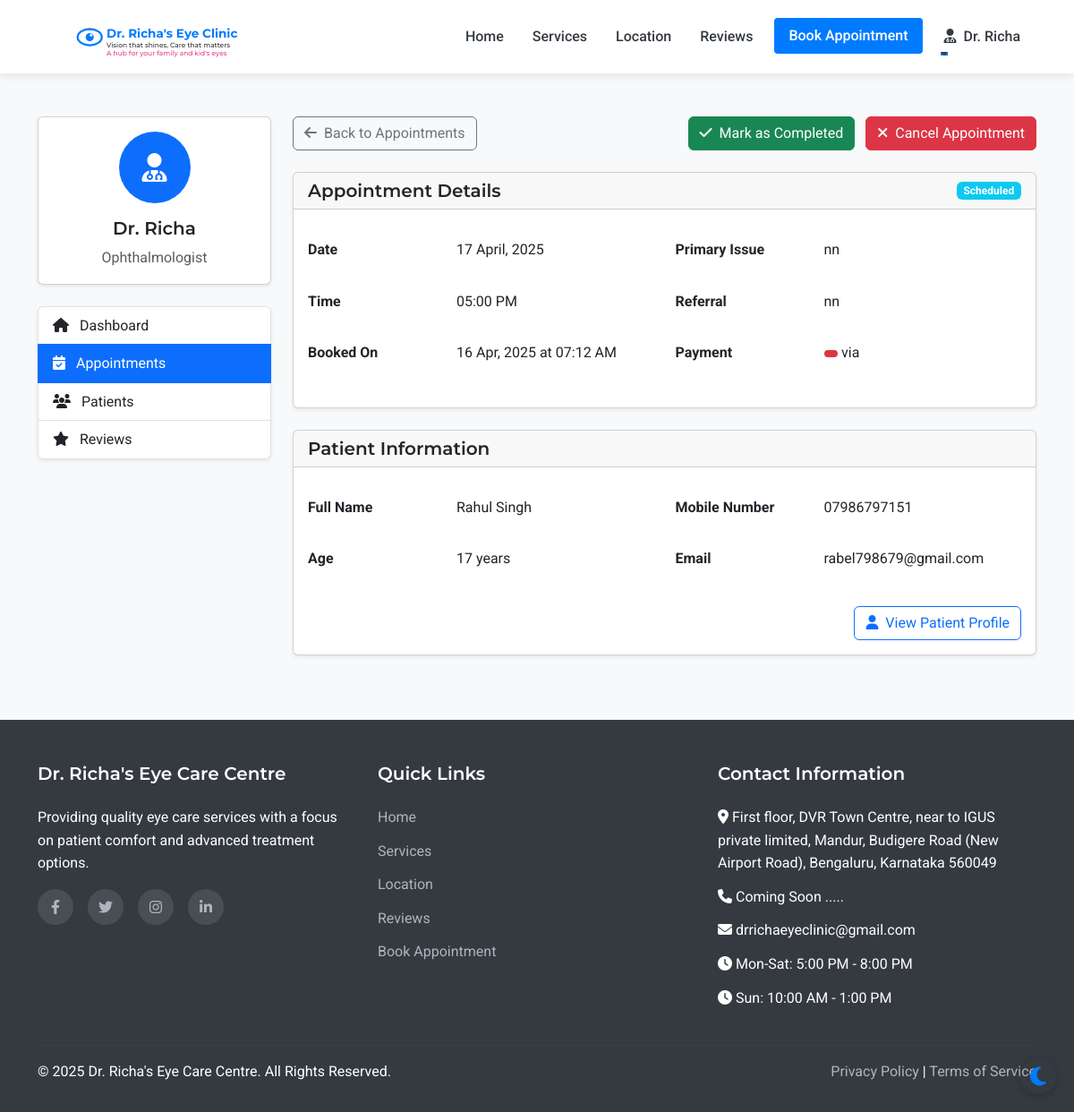
/admin/appointment/7 (signed in), run on an earlier commit of the app's database.
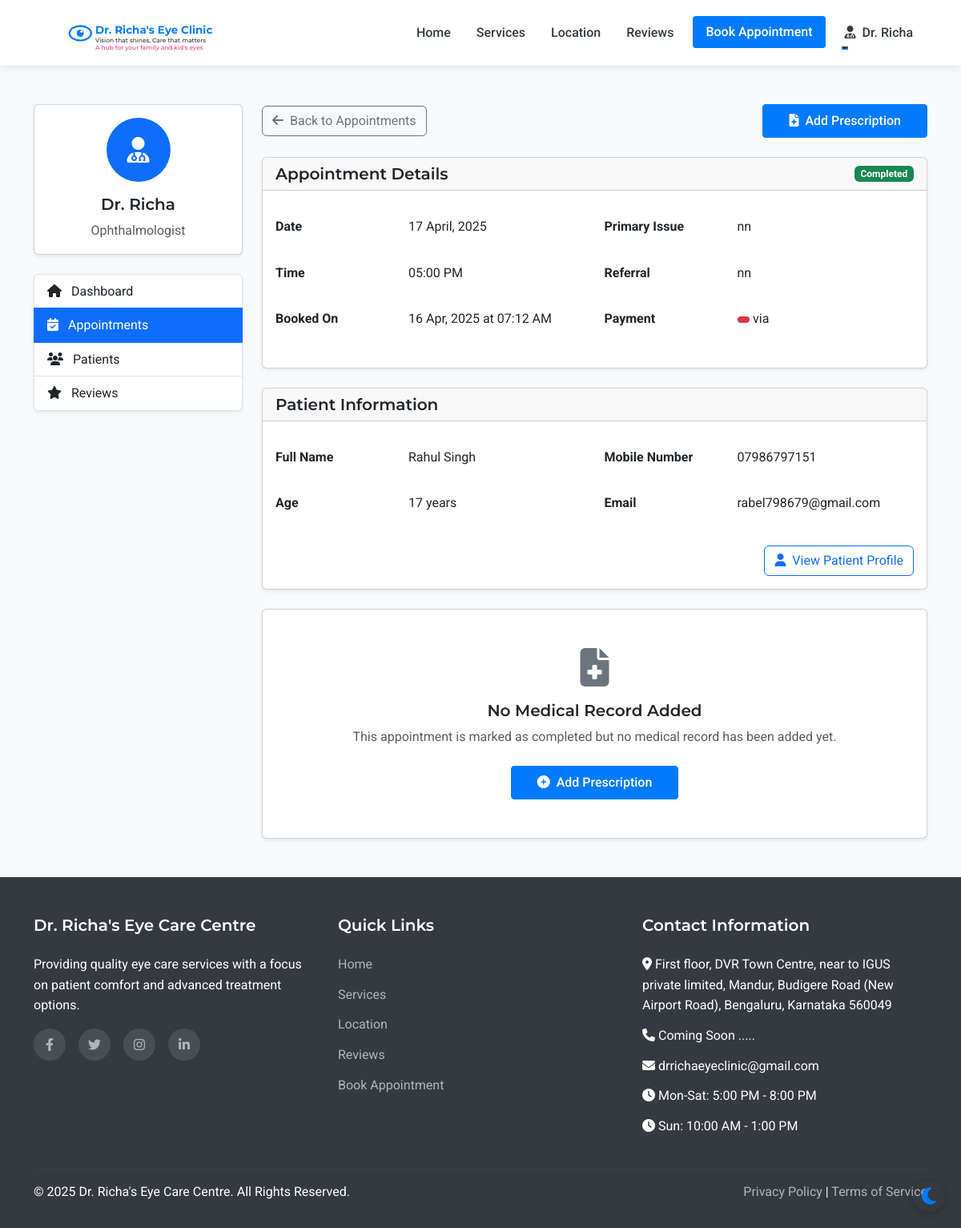
And on a later commit of the database.
### models.py (models this page shows, shortened)
class Appointment(db.Model):
    id = db.Column(db.Integer, primary_key=True)
    patient_id = db.Column(db.Integer, db.ForeignKey('patient.id'), nullable=False)
    appointment_date = db.Column(db.Date, nullable=False)
    appointment_time = db.Column(db.Time, nullable=False)
    primary_issue = db.Column(db.Text, nullable=True)
    referral_info = db.Column(db.String(255), nullable=True)
    status = db.Column(db.String(20), default='scheduled')  # scheduled, completed, cancelled
    created_at = db.Column(db.DateTime, default=datetime.utcnow)
    consultation_fee = db.Column(db.Float, nullable=False, default=500.0)
    payment_status = db.Column(db.String(20), default='pending')  # pending, paid

class Patient(UserMixin, db.Model):
    id = db.Column(db.Integer, primary_key=True)
    full_name = db.Column(db.String(100), nullable=False)
    mobile_number = db.Column(db.String(15), nullable=False)
    email = db.Column(db.String(100), nullable=True)
    age = db.Column(db.Integer, nullable=False)
    password_hash = db.Column(db.String(256), nullable=True)
    is_registered = db.Column(db.Boolean, default=False)
    created_at = db.Column(db.DateTime, nullable=False, default=datetime.utcnow)
    appointments = db.relationship('Appointment', backref='patient', lazy=True)

### routes.py (the view, shortened to what this page needs)
@app.route('/admin/appointment/<int:appointment_id>', methods=['GET', 'POST'])
@login_required
def admin_appointment_view(appointment_id):
    if not (isinstance(current_user, Admin) or isinstance(current_user, Assistant) or isinstance(current_user, Doctor)):
        flash('Access denied. Staff privileges required.', 'danger')
        return redirect(url_for('index'))
    appointment = Appointment.query.get_or_404(appointment_id)
    medical_record = MedicalRecord.query.filter_by(appointment_id=appointment_id).first()
    has_medical_record = medical_record is not None
    return render_template('admin/appointment_view.html', appointment=appointment, medical_record=medical_record, has_medical_record=has_medical_record)

### templates/admin/appointment_view.html (shortened to what this page needs)
{% extends 'layout.html' %}
{% block content %}
<section class="py-5 bg-light">
    <div class="container">
        <div class="row">
            <div class="col-lg-3 mb-4">
                <div class="card shadow-sm mb-4">
                    <div class="card-body text-center">
                        <div class="avatar-circle bg-primary text-white mb-3">
                            <i class="fas fa-user-md fa-2x"></i>
                        </div>
                        <h5 class="card-title">Dr. Richa</h5>
                        <p class="card-text text-muted">Ophthalmologist</p>
                    </div>
                </div>
                <div class="list-group shadow-sm">
                    <a href="{{ url_for('admin_dashboard') }}" class="list-group-item list-group-item-action">
                        <i class="fas fa-home me-2"></i> Dashboard
                    </a>
                    <a href="{{ url_for('admin_appointments') }}" class="list-group-item list-group-item-action active">
                        <i class="fas fa-calendar-check me-2"></i> Appointments
                    </a>
                    <a href="{{ url_for('admin_patients') }}" class="list-group-item list-group-item-action">
                        <i class="fas fa-users me-2"></i> Patients
                    </a>
                    <a href="{{ url_for('admin_reviews') }}" class="list-group-item list-group-item-action">
                        <i class="fas fa-star me-2"></i> Reviews
                    </a>
                </div>
            </div>
            <div class="col-lg-9">
                <div class="d-flex justify-content-between align-items-center mb-4">
                    <a href="{{ url_for('admin_appointments') }}" class="btn btn-outline-secondary">
                        <i class="fas fa-arrow-left me-1"></i> Back to Appointments
                    </a>
                    <div>
                        {% if appointment.status == 'scheduled' %}
                            <form method="POST" action="{{ url_for('admin_appointment_view', appointment_id=appointment.id) }}" class="d-inline">
                                <button type="submit" class="btn btn-success me-2">
                                    <i class="fas fa-check me-1"></i> Mark as Completed
                                </button>
                            </form>
                            <form method="POST" action="{{ url_for('admin_appointment_view', appointment_id=appointment.id) }}" class="d-inline">
                                <button type="submit" class="btn btn-danger">
                                    <i class="fas fa-times me-1"></i> Cancel Appointment
                                </button>
                            </form>
                        {% elif appointment.status == 'completed' %}
                            <a href="{{ url_for('admin_add_prescription', appointment_id=appointment.id) }}" class="btn btn-primary">
                                {% if has_medical_record %}
                                    <i class="fas fa-edit me-1"></i> Edit Prescription
                                {% else %}
                                    <i class="fas fa-file-medical me-1"></i> Add Prescription
                                {% endif %}
                            </a>
                        {% endif %}
                    </div>
                </div>
                <div class="card shadow-sm mb-4">
                    <div class="card-header d-flex justify-content-between align-items-center">
                        <h5 class="mb-0">Appointment Details</h5>
                        <span class="badge {% if appointment.status == 'scheduled' %}bg-info{% elif appointment.status == 'completed' %}bg-success{% elif appointment.status == 'cancelled' %}bg-danger{% endif %}">
                            {{ appointment.status|title }}
                        </span>
                    </div>
                    <div class="card-body">
                        <div class="row">
                            <div class="col-md-6">
                                <table class="table table-borderless">
                                    <tr>
                                        <th class="ps-0" style="width: 150px;">Date</th>
                                        <td>{{ appointment.appointment_date.strftime('%d %B, %Y') }}</td>
                                    </tr>
                                    <tr>
                                        <th class="ps-0">Time</th>
                                        <td>{{ appointment.appointment_time.strftime('%I:%M %p') }}</td>
                                    </tr>
                                    <tr>
                                        <th class="ps-0">Booked On</th>
                                        <td>{{ appointment.created_at.strftime('%d %b, %Y at %I:%M %p') }}</td>
                                    </tr>
                                </table>
                            </div>
                            <div class="col-md-6">
                                <table class="table table-borderless">
                                    <tr>
                                        <th class="ps-0" style="width: 150px;">Primary Issue</th>
                                        <td>{{ appointment.primary_issue or 'Not specified' }}</td>
                                    </tr>
                                    <tr>
                                        <th class="ps-0">Referral</th>
                                        <td>{{ appointment.referral_info or 'None' }}</td>
                                    </tr>
                                    {% if appointment.payment %}
                                    <tr>
                                        <th class="ps-0">Payment</th>
                                        <td>
                                            <span class="badge {% if appointment.payment.status == 'completed' %}bg-success{% elif appointment.payment.status == 'pending' %}bg-warning{% else %}bg-danger{% endif %}">
                                            </span>
                                            via {{ appointment.payment.payment_method|title }}
                                        </td>
                                    </tr>
                                    {% endif %}
                                </table>
                            </div>
                        </div>
                    </div>
                </div>
                <div class="card shadow-sm mb-4">
                    <div class="card-header">
                        <h5 class="mb-0">Patient Information</h5>
                    </div>
                    <div class="card-body">
                        <div class="row">
                            <div class="col-md-6">
                                <table class="table table-borderless">
                                    <tr>
                                        <th class="ps-0" style="width: 150px;">Full Name</th>
                                        <td>{{ appointment.patient.full_name }}</td>
                                    </tr>
                                    <tr>
                                        <th class="ps-0">Age</th>
                                        <td>{{ appointment.patient.age }} years</td>
                                    </tr>
                                </table>
                            </div>
                            <div class="col-md-6">
                                <table class="table table-borderless">
                                    <tr>
                                        <th class="ps-0" style="width: 150px;">Mobile Number</th>
                                        <td>{{ appointment.patient.mobile_number }}</td>
                                    </tr>
                                    <tr>
                                        <th class="ps-0">Email</th>
                                        <td>{{ appointment.patient.email or 'Not provided' }}</td>
                                    </tr>
                                </table>
                            </div>
                        </div>
                        <div class="d-grid gap-2 d-md-flex justify-content-md-end mt-2">
                            <a href="{{ url_for('admin_patient_view', patient_id=appointment.patient.id) }}" class="btn btn-outline-primary">
                                <i class="fas fa-user me-1"></i> View Patient Profile
                            </a>
                        </div>
                    </div>
                </div>
                {% if has_medical_record %}
                <div class="card shadow-sm">
                    <div class="card-header d-flex justify-content-between align-items-center">
                        <h5 class="mb-0">Medical Record</h5>
                        <a href="{{ url_for('admin_add_prescription', appointment_id=appointment.id) }}" class="btn btn-sm btn-primary">
                            <i class="fas fa-edit me-1"></i> Edit Record
                        </a>
                    </div>
                    <div class="card-body">
                        <div class="mb-4">
                            <h6 class="border-bottom pb-2 mb-3">Diagnosis</h6>
                            <p>{{ medical_record.diagnosis or 'No diagnosis recorded.' }}</p>
                        </div>
                        <div class="row mb-4">
                            <div class="col-md-6">
                                <h6 class="border-bottom pb-2 mb-3">Left Eye Findings</h6>
                                <p>{{ medical_record.left_eye_findings or 'No findings recorded.' }}</p>
                            </div>
                            <div class="col-md-6">
                                <h6 class="border-bottom pb-2 mb-3">Right Eye Findings</h6>
                                <p>{{ medical_record.right_eye_findings or 'No findings recorded.' }}</p>
                            </div>
                        </div>
                        <div class="mb-4">
                            <h6 class="border-bottom pb-2 mb-3">Prescribed Medications</h6>
                            <p>{{ medical_record.prescribed_medications or 'No medications prescribed.' }}</p>
                        </div>
                        <div class="mb-4">
                            <h6 class="border-bottom pb-2 mb-3">Prescribed Eyewear</h6>
                            <p>{{ medical_record.prescribed_eyewear or 'No eyewear prescribed.' }}</p>
                        </div>
                        <div class="mb-4">
                            <h6 class="border-bottom pb-2 mb-3">Follow-up Instructions</h6>
                            <p>{{ medical_record.follow_up_instructions or 'No follow-up instructions provided.' }}</p>
                        </div>
                        <div>
                            <h6 class="border-bottom pb-2 mb-3">Next Appointment Recommendation</h6>
                            <p>{{ medical_record.next_appointment_recommendation or 'No recommendation for next appointment.' }}</p>
                        </div>
                    </div>
                </div>
                {% elif appointment.status == 'completed' %}
                <div class="card shadow-sm">
                    <div class="card-body text-center py-5">
                        <div class="mb-3">
                            <i class="fas fa-file-medical fa-3x text-secondary"></i>
                        </div>
                        <h5>No Medical Record Added</h5>
                        <p class="text-muted">This appointment is marked as completed but no medical record has been added yet.</p>
                        <a href="{{ url_for('admin_add_prescription', appointment_id=appointment.id) }}" class="btn btn-primary mt-2">
                            <i class="fas fa-plus-circle me-1"></i> Add Prescription
                        </a>
                    </div>
                </div>
                {% endif %}
            </div>
        </div>
    </div>
</section>
{% endblock %}

What changed in the data, as far as the page shows it:
changed Appointment "05:00 PM": status "Scheduled" → "Completed"
Also different on the page:
text no longer shown: "Mark as Completed Cancel Appointment"
text now shown: "Add Prescription No Medical Record Added This appointment is marked as completed but no medical record has been added yet. Add Prescription"
